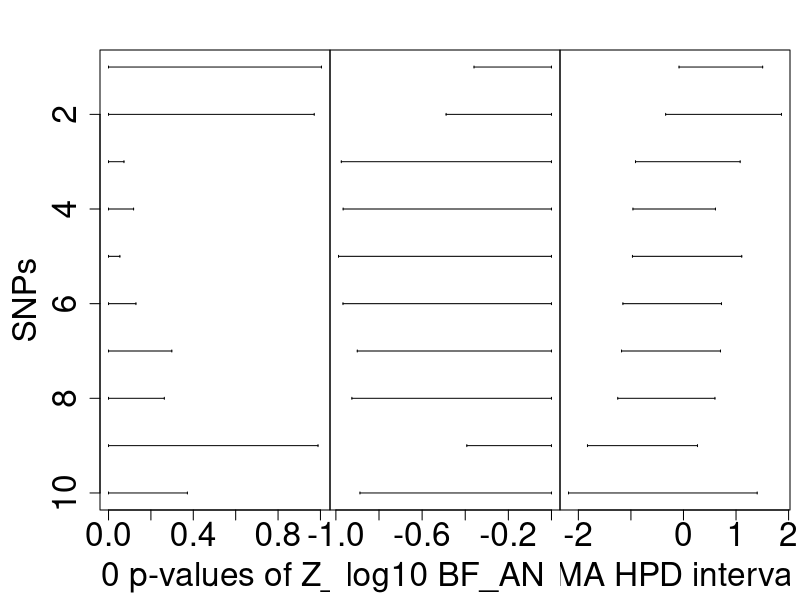

R code for this plot:
#This code performs frequentist and BMA analysis on the simualted dataset
library(MCMCpack)
library(coda)
library(mvtnorm)
data=read.table("simulated data.txt",header=T)

#number of MCMC samples
M=1000

#precision parameter lambda
precision=1

#number of individuals
n=dim(data)[1]

#number of SNPs
K=dim(data)[2]-2

MAF=rep(0,K)

#effect sizes and p-values under XCI model and no XCI model
beta1=rep(0,K)
beta2=rep(0,K)
P1=rep(0,K)
P2=rep(0,K)

#p-value of Z_max
min.P=rep(0,K)

BF12=rep(0,K)
BFAN=rep(0,K)
Lower=rep(0,K)
Upper=rep(0,K)

for(k in 1:K)
{
  Y=data[,1]
  S=data[,2]
  G=data[,k+2]

#Define genotype coding under XCI and no XCI assumptions for each SNP
  G1=G/2
  G2=G-S
  G2[G2==-1]=0

#computing minor allele frequencies
  male=G[S==1]
  female=G[S==0]
  MAF[k]=(length(male[male==2])+length(female[female==2])+length(female[female==1])/2)/length(S)

#frequentist inferences of beta and p-value under XCI and no XCI model, and p-value of Z_max
  fit1=glm(Y~G1+S,family="binomial")
  fit2=glm(Y~G2+S,family="binomial")
  fit0=glm(Y~S,family="binomial")
  beta1[k]=summary(fit1)$coefficients[2,4]
  beta2[k]=summary(fit2)$coefficients[2,4]
  Z1=summary(fit1)$coefficients[2,3]
  Z2=summary(fit2)$coefficients[2,3]
  P1[k]=summary(fit1)$coefficients[2,4]
  P2[k]=summary(fit2)$coefficients[2,4]

#theoretically adjusted p-value for Z_max
  z=max(abs(Z1),abs(Z2))
  r=cor(G1,G2)
  min.P[k]=1-pmvnorm(lower=c(-z,-z), upper=c(z,z),  sigma = cbind(c(1,r),c(r,1)))

#Baeysian inference
  BF12[k]=exp((BIC(fit2)-BIC(fit1))/2)
  BF1N=exp((BIC(fit0)-BIC(fit1))/2)
  BF2N=exp((BIC(fit0)-BIC(fit2))/2)
  BFAN[k]=(BF1N+BF2N)/2
  X1=cbind(rep(1,n),G1,S)
  X2=cbind(rep(1,n),G2,S)

#simulating M posterior samples under each model
  pos1=MCMClogit(Y~G1+S,B0=t(X1)%*%X1*precision/n,mcmc=M)
  pos2=MCMClogit(Y~G2+S,B0=t(X2)%*%X2*precision/n,mcmc=M)

#draw posterior samples of BMA model
  pos=matrix(nrow=M,ncol=3)
  for(j in 1:M)
  {
    I=rbinom(1,1,BF12[k]/(1+BF12[k]))
    if(I==1)
    {
      pos[j,]=pos1[j,]
    }
    else
    {
      pos[j,]=pos2[j,]
    }
  }

#compute the BMA-based HPD interval 
  mc=as.mcmc(pos[,2])
  MC.HPD=HPDinterval(mc)
  Lower[k]=MC.HPD[1]
  Upper[k]=MC.HPD[2]
}
#Summary result analogous to Table 1 in the paper
result=cbind(MAF,beta1,beta2,P1,P2,min.P,Lower,Upper,BF12,BFAN)

#Summary plot analogous to Figure 3 in the paper. SNPs ranked by the lower bound of HPD
#intervals
jpeg('SNPs.jpeg',width=1500,height=600)
par(mfrow=c(1,3),cex=1, cex.lab=2, cex.axis=2, cex.main=2, cex.sub=2, mai = c(0.9, 0, 0.5, 0), omi = c(0, 1, 0, 0.1))
y=c(1:K)
order=rev(order(Lower))
plot(NULL,ylim=rev(range(c(1,K))),xlim=range(c(0,-log10(min.P))), xlab="-log10 p-values of Z_max", axes = FALSE)
axis(1)
axis(2)
box()
arrows(0, y, -log10(min.P[order]), y, length=0.01, angle=90, code=3)

plot(NULL,ylim=rev(range(c(1,K))),xlim=range(c(0,log10(BFAN))), xlab="log10 BF_AN", axes = FALSE)
axis(1)
box()
arrows(0, y, log10(BFAN[order]), y, length=0.01, angle=90, code=3)

plot(NULL,ylim=rev(range(c(1,K))),xlim=range(c(Lower, Upper)), xlab="BMA HPD intervals", axes=FALSE)
 axis(1)
 box()
arrows(Lower[order], y, Upper[order], y, length=0.01, angle=90, code=3)

mtext("SNPs", side = 2, outer = TRUE, cex = 2, line = 3)
dev.off()
